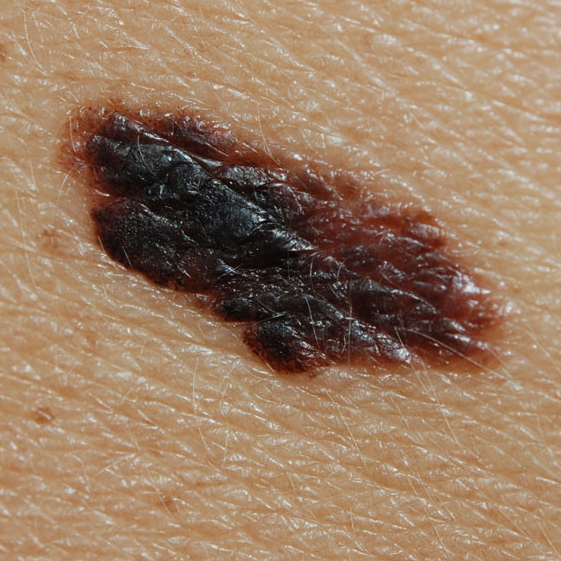
%> input picture Mole Pictures/melanoma2.png, 561 x 561 px
$ octave --eval "result = CorrectIllum(imread('../Mole Pictures/melanoma2.png'));"   (GNU Octave 9; MATLAB toolbox functions it lacks are replaced by stand-ins)
%> lines starting %> are read from the running program, lines starting %| are printed output that depends on the picture
%% Correcting Nonuniform Illumination
function I_corrected = CorrectIllum( I )
%% Step 1: Read Image
I = rgb2gray(I);
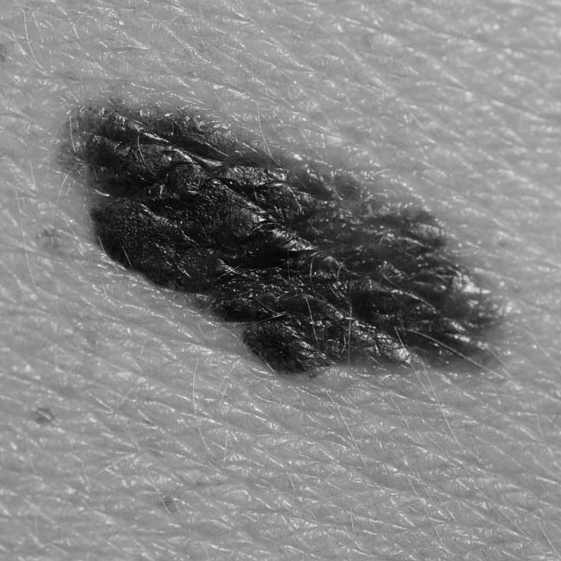
%> I: size 561x561 uint8; min 0, max 245, mean 130.1
figure('Name','(Step 1) Convert Image to Grayscale'); imshow(I);

%% Step 2: Use Morphological Opening to Estimate the Background
background = imopen(I,strel('disk',300));
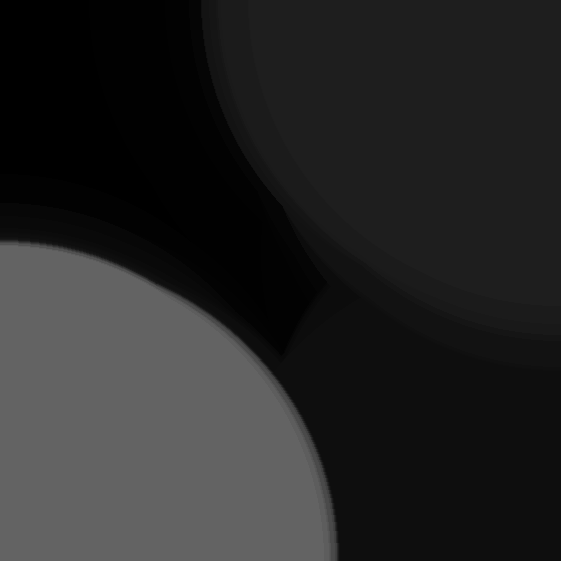
%> background: size 561x561 uint8; min 0, max 99, mean 38.3
% Display the Background Approximation as a Surface
figure('Name','(Step 2) Display the Background Approximation as a Surface');
surf(double(background(1:8:end,1:8:end))),zlim([0 255]);
ax = gca;
ax.YDir = 'reverse';
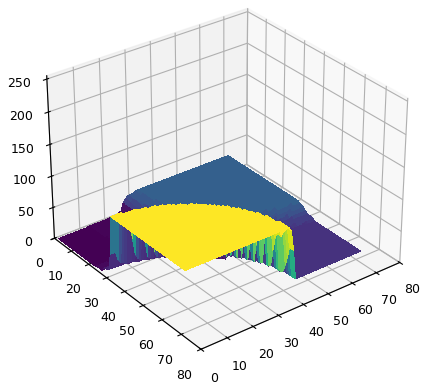
%> figure redrawn from the program's plot data

%% Step 3: Subtract the Background Image from Original Image
I2 = I - background;
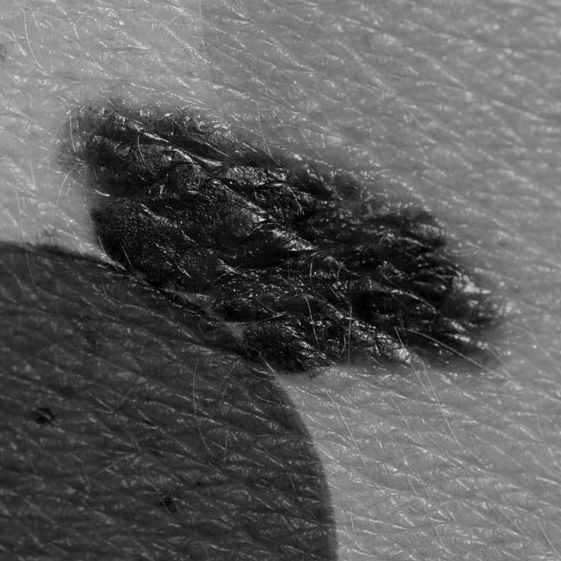
%> I2: size 561x561 uint8; min 0, max 239, mean 91.8

%% Step 4: Increase Image Contrast
I3 = imadjust(I2);
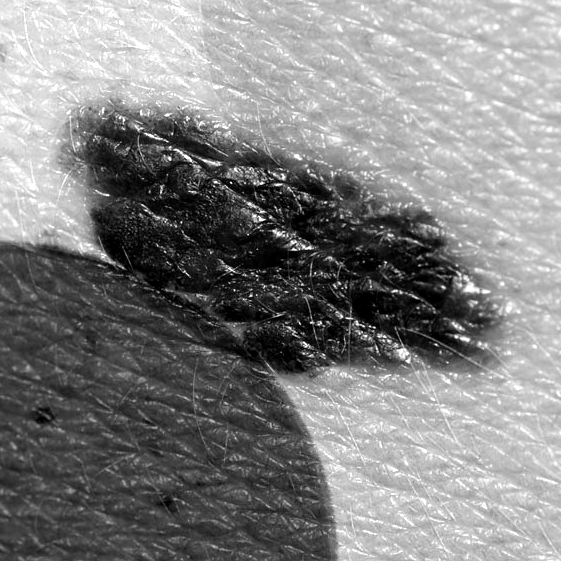
%> I3: size 561x561 uint8; min 0, max 255, mean 130.3
figure('Name','(Step 3-4) Subtract Background and Increase Image Contrast');
imshow(I3);
I_corrected = I3;

%% Step 5: Threshold the Image
% [5 lines of commented-out code are left out]
%% Step 6: Identify Objects in Image
% cc = bwconncomp(bw, 4)
%
%% Step 7: Examine One Object
% %grain = false(size(bw));
% %grain(cc.PixelIdxList{50}) = true;
% %imshow(grain);
%
%% Step 8: View All Objects
% labeled = labelmatrix(cc);
% whos labeled
%
% RGB_label = label2rgb(labeled, @spring, 'c', 'shuffle');
% figure('Name','(Step 8) View all Objects');
% imshow(RGB_label)
%
%% Step 9: Compute Area of Each Object
% graindata = regionprops(cc,'basic');
% graindata(50).Area;
%
%% Step 10: Compute Area-based Statistics
% [7 lines of commented-out code are left out]
%% Step 11: Create Histogram of the Area
% [6 lines of commented-out code are left out]
